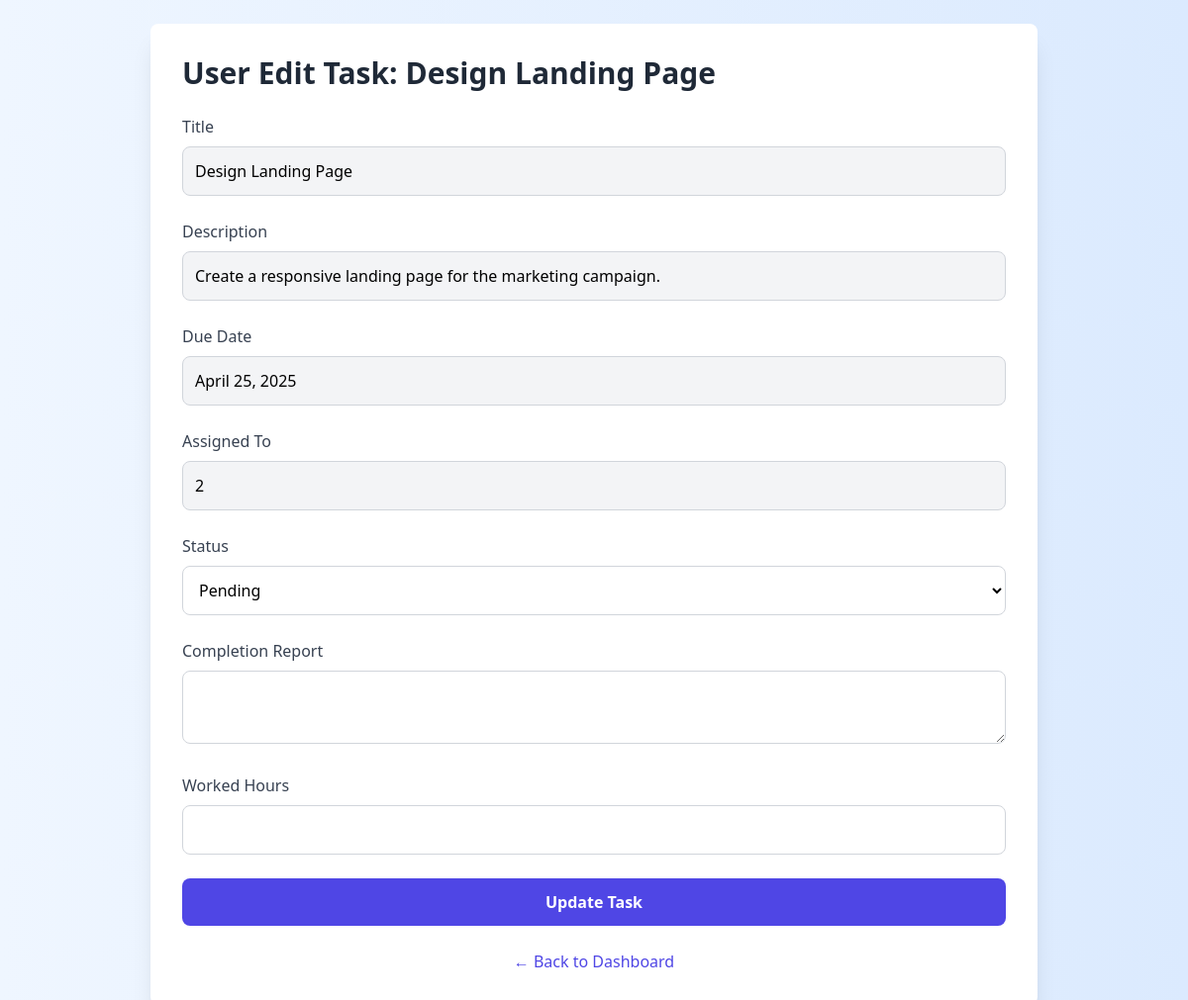
/tasks/task/edit/2/, run on an earlier commit of the app's database.
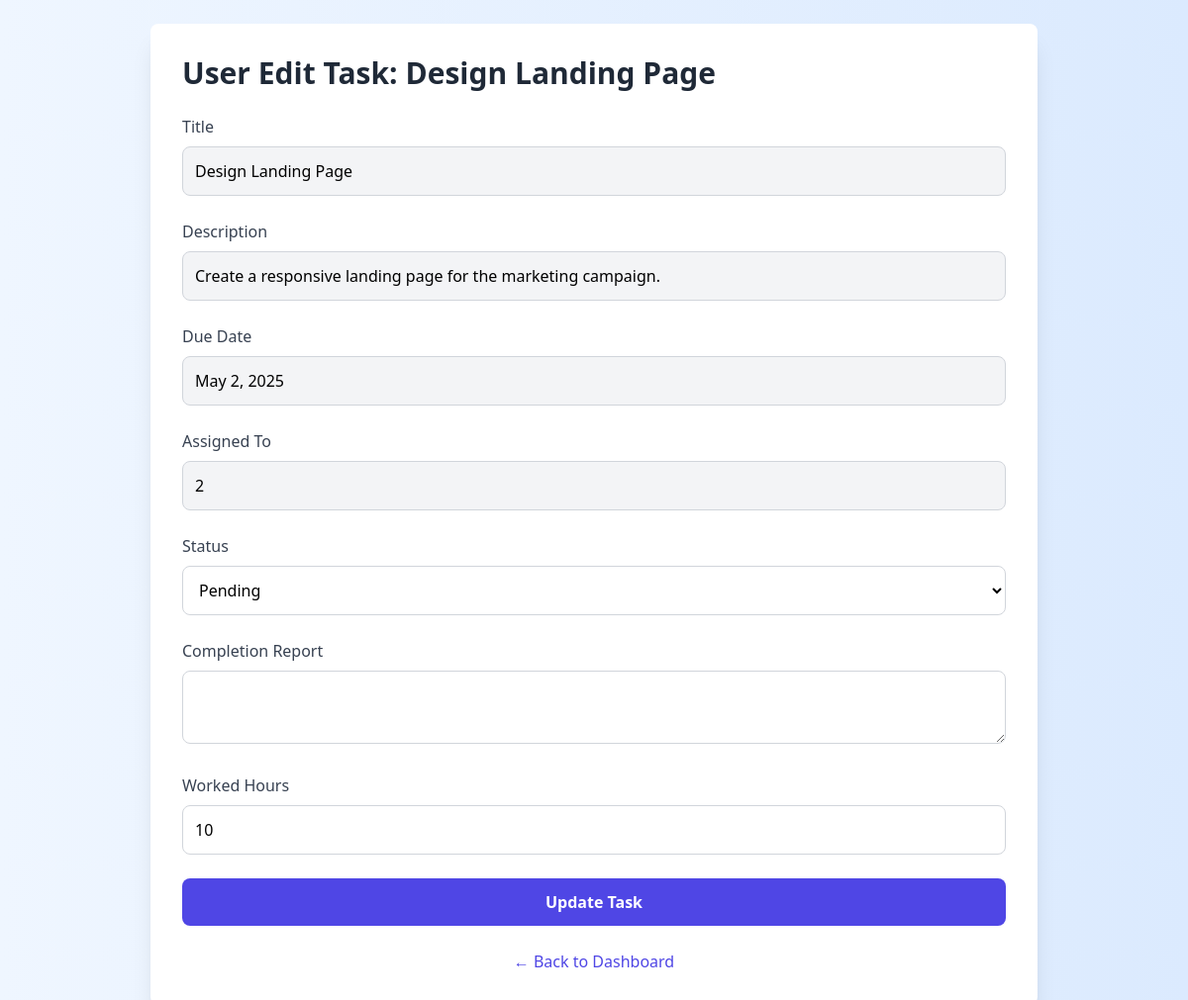
And on a later commit of the database.
### tasks/models.py (models this page shows)
class Task(models.Model):
    STATUS_CHOICES = (
        ('PENDING', 'Pending'),
        ('IN_PROGRESS', 'In Progress'),
        ('COMPLETED', 'Completed'),
    )
    title = models.CharField(max_length=255)
    description = models.TextField()
    assigned_to = models.ForeignKey(
        settings.AUTH_USER_MODEL, related_name='tasks', on_delete=models.CASCADE,
        limit_choices_to={'role': 'USER'}
    )
    due_date = models.DateField()
    status = models.CharField(max_length=20, choices=STATUS_CHOICES, default='PENDING')
    completion_report = models.TextField(blank=True, null=True)
    worked_hours = models.PositiveIntegerField(blank=True, null=True)
    created_at = models.DateTimeField(auto_now_add=True)
    def __str__(self):
        return self.title

### tasks/views.py (the view)
# urls.py: path('task/edit/<int:task_id>/', user_edit_task, name='user-edit-task'),
def user_edit_task(request, task_id):
    task = get_object_or_404(Task, id=task_id)
    print('user_edit_task',task)
    if request.method == 'POST':
        form = UserTaskForm(request.POST, instance=task)
        print(form.is_valid(),form.errors)
        if form.is_valid():
            task.status = form.cleaned_data['status']
            task.completion_report = form.cleaned_data['completion_report']
            task.worked_hours = form.cleaned_data['worked_hours']
            task.save()
            return redirect('user-dashboard')
    else:
        form = TaskForm(instance=task)
    return render(request, 'user_edit_task.html', {'form': form, 'task': task})

### tasks/forms.py
class TaskForm(forms.ModelForm):
    class Meta:
        model = Task
        fields = ['title', 'description', 'assigned_to', 'due_date', 'status', 'completion_report', 'worked_hours']
        widgets = {
            'due_date': forms.DateInput(attrs={'type': 'date'}),
            'description': forms.Textarea(attrs={'rows': 3}),
            'completion_report': forms.Textarea(attrs={'rows': 3}),
        }

### templates/user_edit_task.html (shortened to what this page needs)
<!DOCTYPE html>
<html lang="en">
<head>
  <script src="https://cdn.tailwindcss.com"></script>
</head>
<body class="bg-gradient-to-r from-blue-50 to-blue-100 font-sans p-6">
  <div class="max-w-4xl mx-auto bg-white p-8 rounded-lg shadow-xl">
    <h2 class="text-3xl font-semibold mb-6 text-gray-800">User Edit Task: {{ task.title }}</h2>
    <form method="post" class="space-y-6">
      <div class="space-y-2">
        <label class="text-gray-700 font-medium">Title</label>
        <div class="w-full border border-gray-300 p-3 rounded-lg bg-gray-100 cursor-not-allowed">
          {{ form.title.value }}
        </div>
      </div>
      <div class="space-y-2">
        <label class="text-gray-700 font-medium">Description</label>
        <div class="w-full border border-gray-300 p-3 rounded-lg bg-gray-100 cursor-not-allowed">
          {{ form.description.value }}
        </div>
      </div>
      <div class="space-y-2">
        <label class="text-gray-700 font-medium">Due Date</label>
        <div class="w-full border border-gray-300 p-3 rounded-lg bg-gray-100 cursor-not-allowed">
          {{ form.due_date.value }}
        </div>
      </div>
      <div class="space-y-2">
        <label class="text-gray-700 font-medium">Assigned To</label>
        <div class="w-full border border-gray-300 p-3 rounded-lg bg-gray-100 cursor-not-allowed">
          {{ form.assigned_to.value }}
        </div>
      </div>
      <div class="space-y-2">
        <label for="id_status" class="text-gray-700 font-medium">Status</label>
        <select id="id_status" name="status" class="w-full border border-gray-300 p-3 rounded-lg bg-white">
          <option value="PENDING" {% if form.status.value == 'PENDING' %}selected{% endif %}>Pending</option>
        </select>
      </div>
      <div class="space-y-2">
        <label for="id_completion_report" class="text-gray-700 font-medium">Completion Report</label>
        <textarea class="w-full border border-gray-300 p-3 rounded-lg bg-white" name="completion_report">{{ form.completion_report.value }}</textarea>
      </div>
      <div class="space-y-2">
        <label for="id_worked_hours" class="text-gray-700 font-medium">Worked Hours</label>
        <input type="number" name="worked_hours" value="{{ form.worked_hours.value }}" class="w-full border border-gray-300 p-3 rounded-lg bg-white">
      </div>
      <button type="submit" class="w-full bg-indigo-600 hover:bg-indigo-700 text-white font-semibold py-3 rounded-lg focus:ring-2 focus:ring-indigo-500">
        Update Task
      </button>
    </form>
    <div class="mt-6 text-center">
      <button onclick="history.back()" class="text-indigo-600 hover:underline">← Back to Dashboard</button>
    </div>
  </div>
</body>
</html>

What changed in the data, as far as the page shows it:
changed Task "Design Landing Page": due_date.value "April 25, 2025" → "May 2, 2025"
Also different on the page:
form field worked_hours: (not shown) → "10"
